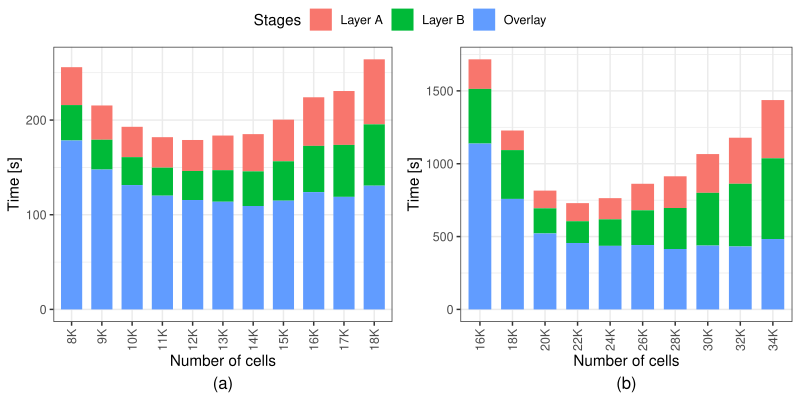

Reproduce this figure in R.
library(tidyverse)
library(ggpubr)

data0a = enframe(read_lines("MainUS_v02.txt"), value="line")
data0b = enframe(read_lines("MainUS_v03.txt"), value="line")

data0 = bind_rows(data0a, data0b)

data1 = data0 %>%
  filter(str_detect(line, 'TIME')) 

fields1 = c("ts","start","appId","time","tag","stage","data")
fields2 = c("partitions", "dataset", "tolerance", "run")
data2 = data1 %>% 
  separate(sep = "\\|", col = "line", into = fields1, extra = "drop") %>%
  separate(sep = "_"  , col = "data", into = fields2, extra = "drop") %>%
  filter(stage == "layer1" | stage == "layer2" | stage == "overlay") %>%
  select(time, stage, partitions, appId) %>%
  mutate(time = as.numeric(time) / 1000.0, partitions = as.numeric(partitions)) %>%
  filter(partitions <= 11000) %>%
  mutate(partitions = as.factor(partitions)) %>%
  mutate(partitions = fct_relevel(partitions, "1000", "2000", "3000", "4000", "5000", "6000", "7000", "8000", "9000", "10000", "11000", "12000", "13000", "14000", "15000")) %>%
  add_column(size = "MainUS")

data3 = data2 %>%
  group_by(partitions, stage, size) %>% summarise(time = mean(time)) %>%
  mutate(partitions = as.factor(partitions)) %>%
  mutate(partitions = recode(partitions,
                             "1000"  = "8K",
                             "2000"  = "9K",
                             "3000"  = "10K",
                             "4000"  = "11K",
                             "5000" = "12K",
                             "6000" = "13K",
                             "7000" = "14K",
                             "8000" = "15K",
                             "9000" = "16K",
                             "10000" = "17K",
                             "11000" = "18K"))

write_tsv(data3, "MainUS.tsv")

p = ggplot(data3, aes(x = partitions, y = time, fill = stage)) + 
  geom_col(width = 0.7) + 
  scale_fill_discrete(labels=c('Layer A', 'Layer B', 'Overlay')) +
  labs(x="Number of cells", y="Time [s]", caption = "(a)") +
  guides(fill=guide_legend(title="Stages")) +
  theme_bw()  + 
  theme(legend.position="top", axis.text.x = element_text(angle = 90, vjust = 0.5, hjust=1),
        plot.caption = element_text(hjust = 0.5, size = 12))
plot(p)

W = 5
H = 4
ggsave(paste0("MainUS.pdf"), width = W, height = H)


data0a = enframe(read_lines("GADM_v01.txt"), value="line")
data0b = enframe(read_lines("GADM_v02.txt"), value="line")
data0c = enframe(read_lines("GADM_v03.txt"), value="line")

data0 = bind_rows(data0a, data0b, data0c)

data1 = data0 %>%
  filter(str_detect(line, 'TIME')) 

fields1 = c("ts","start","appId","time","tag","stage","data")
fields2 = c("partitions", "dataset", "tolerance", "run")
data2 = data1 %>% 
  separate(sep = "\\|", col = "line", into = fields1, extra = "drop") %>%
  separate(sep = "_"  , col = "data", into = fields2, extra = "drop") %>%
  filter(stage == "layer1" | stage == "layer2" | stage == "overlay") %>%
  select(time, stage, partitions, appId) %>%
  mutate(time = as.numeric(time) / 1000.0) %>%
  mutate(partitions = fct_relevel(partitions, 
                                  #"2000", "4000", "6000", "8000", "10000", "12000", "14000", "16000", "18000", "20000"
                                  as.character(seq(2000, 26000, 2000))
  )) %>%
  add_column(size = "gadm")

data3 = data2 %>%
  group_by(partitions, stage, size) %>% summarise(time = mean(time)) %>%
  filter(partitions != 1000 & partitions != 3000 & 
           partitions != 5000 & partitions != 7000 & 
           partitions != 9000 & partitions != 28000 &
           partitions != 22000 & partitions != 24000 &
           partitions != 26000 & partitions != 30000
  ) %>%
  mutate(partitions = as.factor(partitions)) %>%
  mutate(partitions = recode(partitions,
                             "2000"  = "16K",
                             "4000"  = "18K",
                             "6000"  = "20K",
                             "8000"  = "22K",
                             "10000" = "24K",
                             "12000" = "26K",
                             "14000" = "28K",
                             "16000" = "30K",
                             "18000" = "32K",
                             "20000" = "34K"#,
                             #"22000" = "22K",
                             #"24000" = "24K",
                             #"26000" = "26K"
  ))

write_tsv(data3, "gadm.tsv")

q = ggplot(data3, aes(x = partitions, y = time, fill = stage)) + 
  geom_col(width = 0.7) + 
  scale_fill_discrete(labels=c('Layer A', 'Layer B', 'Overlay')) +
  labs(x="Number of cells", y="Time [s]", caption = "(b)") +
  guides(fill=guide_legend(title="Stages")) +
  theme_bw()  + 
  theme(legend.position="top", axis.text.x = element_text(angle = 90, vjust = 0.5, hjust=1),
        plot.caption = element_text(hjust = 0.5, size = 12))
plot(q)

W = 5
H = 4
ggsave(paste0("GADM.pdf"), width = W, height = H)


ggarrange(p, q, ncol=2, nrow=1, common.legend = TRUE, legend="top")
ggsave("Performance.pdf", width = 8, height = 4)
